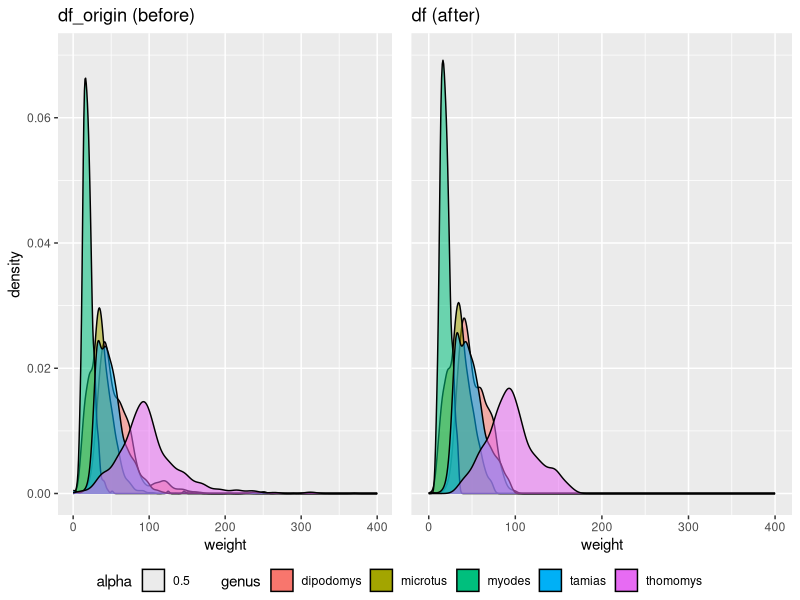
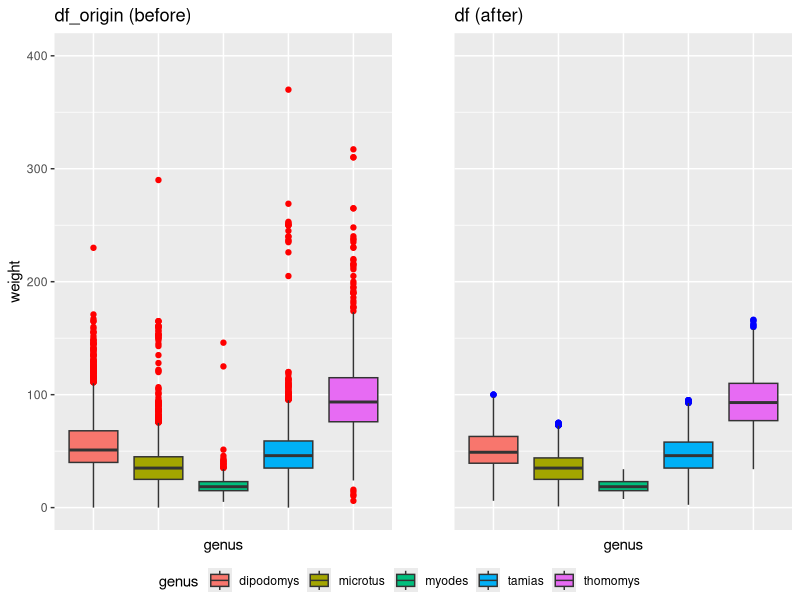
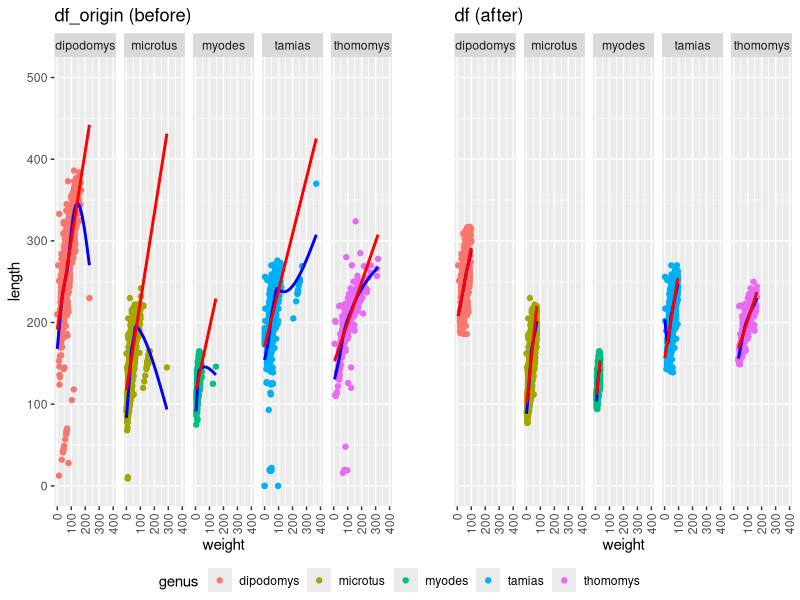

These charts were generated, in order, by the following R code:
# libraries
library(dplyr)
library(tidyverse)
library(ggpubr)     # For placing multiple plots in one figure


# load data
df <- read_csv('./dataset/rodentData_consistent.csv')
df_origin <- read_csv('./dataset/rodentData_clean.csv')
df
glimpse(df)

# Convert columns to factor as needed
####################################
# Convert institutionCode to factor
df$institutionCode <- 
  as.factor(df$institutionCode)
# Convert countryCode to factor
df$countryCode <- 
  as.factor(df$countryCode)
# Convert states to factor
df$stateProvince <- 
  as.factor(df$stateProvince)
# Convert county to factor
df$county <- 
  as.factor(df$county)
#Convert genus to a factor
df$genus <- 
  as.factor(df$genus)
# Convert specificEpithet to a factor
df$specificEpithet <- 
  as.factor(df$species)
# Convert specificEpithet to a factor
df$species <- 
  as.factor(df$species)
# Convert sex to a factor
df$sex <- 
  as.factor(df$sex)

glimpse(df)
#####################################
df_origin$institutionCode <- 
  as.factor(df_origin$institutionCode)
# Convert countryCode to factor
df_origin$countryCode <- 
  as.factor(df_origin$countryCode)
# Convert states to factor
df_origin$stateProvince <- 
  as.factor(df_origin$stateProvince)
# Convert county to factor
df_origin$county <- 
  as.factor(df_origin$county)
#Convert genus to a factor
df_origin$genus <- 
  as.factor(df_origin$genus)
# Convert specificEpithet to a factor
df_origin$specificEpithet <- 
  as.factor(df_origin$species)
# Convert specificEpithet to a factor
df_origin$species <- 
  as.factor(df_origin$species)
# Convert sex to a factor
df_origin$sex <- 
  as.factor(df_origin$sex)

# HW
## length has been done, but not weight. fix it

# Create a dataframe to hold the lower/upper values for outlier identification
genusLimit = data.frame(genus = unique(df$genus))
genusLimit
# Calculate the lower/upper values for weight
genusLimit$lower = sapply(genusLimit$genus, 
                          function(x) quantile(df$weight[df$genus==x],0.25) 
                          - 1.5 * (quantile(df$weight[df$genus==x],0.75) 
                                   - quantile(df$weight[df$genus==x],0.25)) )
genusLimit$upper = sapply(genusLimit$genus, 
                          function(x) quantile(df$weight[df$genus==x],0.75) 
                          + 1.5 * (quantile(df$weight[df$genus==x],0.75) 
                                   - quantile(df$weight[df$genus==x],0.25)) )
genusLimit

# join lower/upper values  for weight to cleanData
df <- df %>% left_join(genusLimit, by='genus')

# set isInvalid based on lower/upper values for weight
df$isInvalid <- 
  ifelse(df$weight < df$lower | df$weight > df$upper,
         TRUE, df$isInvalid)

# remove lower/upper values for length
df <- df %>% select(-lower, -upper)

# check on how many rows were marked invalid
summary(df$isInvalid)


## plot for before and after

  # plot base for df_origin
p_origin <- ggplot(data=df_origin)

  # plot base for df
p <- ggplot(data=df %>% filter(!isInvalid))



# density plot df vs df_origin
  # check the x axis range before set the xlim
summary(df_origin$weight)

p1_den <- p_origin + geom_density(aes(x = weight, fill = genus, alpha = .5))+
  xlim(0, 400) + ylim(0, 0.07) + ggtitle('df_origin (before)')
p2_den <- p + geom_density(aes(x = weight, fill = genus, alpha = .5)) +
  xlim(0, 400) + ylim(0, 0.07) + ggtitle('df (after)')


  # some parameters and functions to look better
ggarrange(p1_den, p2_den + rremove('ylab') + 
            theme(axis.ticks.y=element_blank(), axis.text.y=element_blank()),
          ncol = 2, nrow = 1, common.legend=TRUE, legend='bottom')

## @@ NOTE - density: 
## After clearing the invalid data, I can see all of the density plots by genus
## shortened their tails on the right side. Which means, the clearing reduce 
## the distortion of the data caused by invalid weight data
## Also, I can check the positions of the peak of each genus of the plot has been changed

# box plot df vs df_origin
p1_box <- p_origin + geom_boxplot(aes(x=genus, y=weight, fill=genus), outlier.color='red') + 
  ggtitle('df_origin (before)') + ylim(0, 400) + ggtitle('df_origin (before)')
p2_box <- p + geom_boxplot(aes(x=genus, y=weight, fill=genus), outlier.color='blue') + 
  ggtitle('df (after)') + ylim(0, 400) + ggtitle('df (after)')

ggarrange(p1_box + theme(axis.ticks.x=element_blank(), axis.text.x=element_blank()),
          p2_box + rremove('ylab') + 
            theme(axis.ticks.y=element_blank(), axis.text.y=element_blank(),
                  axis.ticks.x=element_blank(), axis.text.x=element_blank()),
          ncol = 2, nrow = 1, common.legend=TRUE, legend='bottom', align='v')

df %>% filter(weight <= 1) %>% .[c('weight', 'length')]
## @@ Note - box:
## After clearing the invalid data, I can see all min and max value of each genus 
## have been changed. And I also can see the numbers of outliers have been changed
## dramatically. I could see the min value (bottom tail) of microtus changed
## very little. So I used tidyverse to see which data why the min value for microtus
## changed only small amount. Then I realized that we still have some invalid data
## although we did some cleaning process


# scatter plot length vs weight of df & df_origin
p1_scatter <- df_origin %>% ggplot(aes(x = weight, y = length, color = genus)) + 
  geom_point() +
  facet_grid(~genus) +
  geom_smooth(color = "blue", se = FALSE) +
  geom_smooth(method = "lm", color = "red", se = FALSE) +
  xlim(0, 400) +
  ylim(0, 500) +
  ggtitle('df_origin (before)')

p2_scatter <- df %>% filter(!isInvalid) %>% 
  ggplot(aes(x = weight, y = length, color = genus)) + 
  geom_point() +
  facet_grid(~genus) +
  geom_smooth(color = "blue", se = FALSE) +
  geom_smooth(method = "lm", color = "red", se = FALSE) +
  xlim(0, 400) +
  ylim(0, 500) + 
  ggtitle('df (after)')

ggarrange(p1_scatter + theme(axis.text.x = element_text(angle = 90, vjust = 0.5, hjust=1)),
          p2_scatter + rremove('ylab') + 
            theme(axis.ticks.y=element_blank(), axis.text.y=element_blank(),
                  axis.text.x = element_text(angle = 90, vjust = 0.5, hjust=1)),
          ncol = 2, nrow = 1, common.legend=TRUE, legend='bottom', align='v')
## @@ Note - scatter:
## Since a lot of outliers (= invalid data) have been removed, I can check the 
## lengths of both losses line and linear regression line are reduced.
## Also, the curvature of losses lines (blue) have been reduce dramatically.
## So both lines does not have extreme difference comparing origial data
## However, it seems like tamias's data still have some data that affect to
## the rest of the data dramatically by checking the extreme curve on the front side
## of the losses line (blue).
## 


## check the additional work for graduate students

